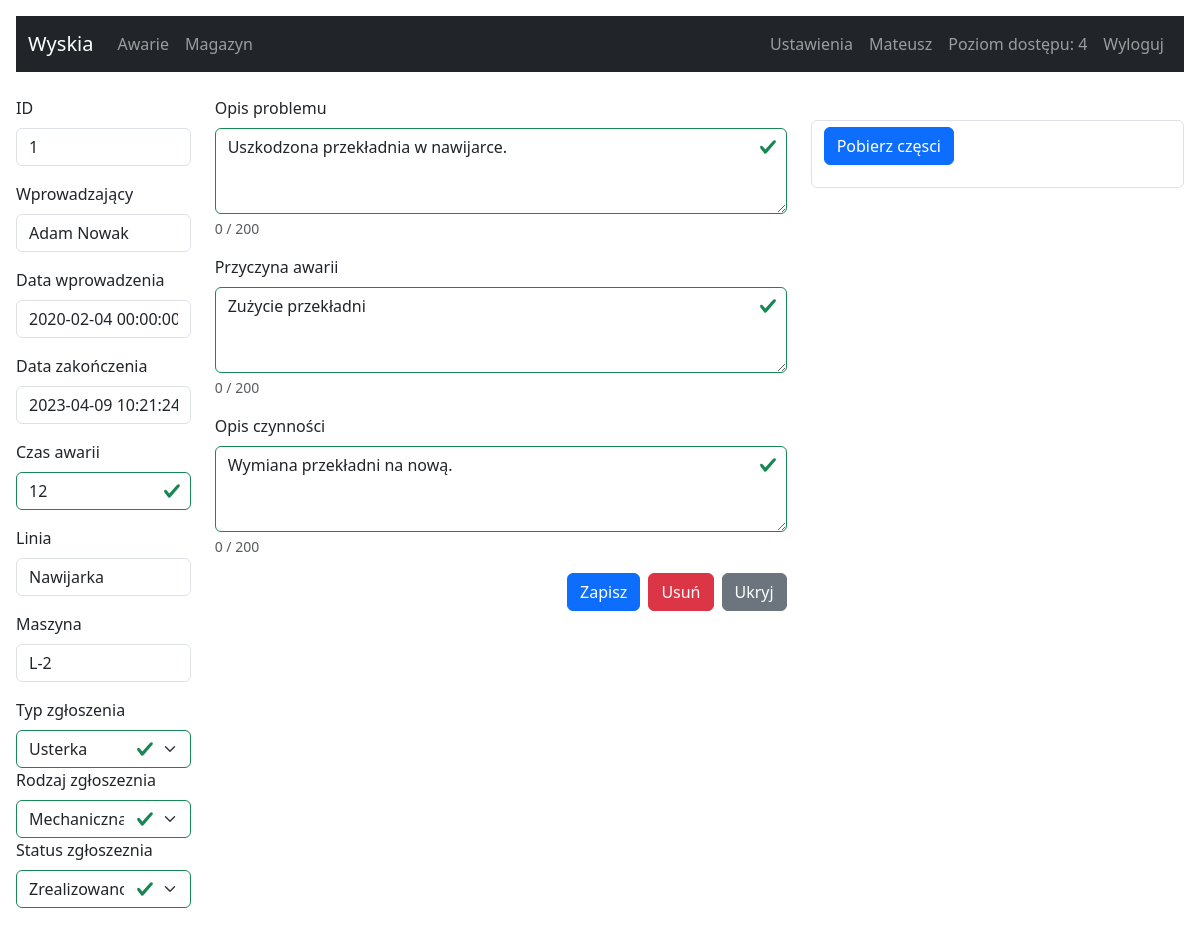
/management-failure?id=1 (signed in), run on the app's committed database.
### tables this page shows
CREATE TABLE users (
		id INTEGER NOT NULL, 
		login VARCHAR(140), 
		password VARCHAR(140),
		rank INTEGER, name TEXT,
		PRIMARY KEY (id)
	);

CREATE TABLE awarie (
	id INTEGER NOT NULL, 
	maszyna VARCHAR(140), 
	linia VARCHAR(140), 
	czas_start DATETIME, 
	czas_stop DATETIME, 
	operator VARCHAR(100), 
	mechanik VARCHAR(100), 
	zgloszenie VARCHAR(140), 
	opis TEXT, 
	typ INTEGER, 
	status INTEGER, 
	rodzaj INTEGER, 
	czas_trwania INTEGER, 
	requestor VARCHAR(100), 
	przyczyna VARCHAR(140), 
	zatw VARCHAR(100), 
	case_id TEXT, 
	PRIMARY KEY (id)
);

### app.py (the view, shortened to what this page needs)
@app.route('/management-failure', methods = ['POST', 'GET'])
@flask_login.login_required
def failures():
   rows_per_page = 30   # Ilość zgłoszeń na stronie
   id_db = request.args.get('id', default = '', type = int)
   action = request.args.get('action', default = '', type = str)
   nr_page = request.args.get('page', default = 1, type = int)
   search = request.args.get('search', default = '', type = str)
   if action == "save":
      rows = {}
      rows.clear()
      rows['update_id'] = request.args.get('update_id', default = '', type = str)
      rows['requestor'] = request.args.get('requestor', default = '', type = str)
      rows['czas_start'] = request.args.get('czas_start', default = '', type = str)
      rows['czas_stop'] = request.args.get('czas_stop', default = '', type = str)
      rows['czas_trwania'] = request.args.get('czas_trwania', default = '', type = str)
      rows['status'] = request.args.get('status', default = '', type = str)
      rows['przyczyna'] = request.args.get('przyczyna', default = '', type = str)
      rows['opis'] = request.args.get('opis', default = '', type = str)
      rows['linia'] = request.args.get('linia', default = '', type = str)
      rows['maszyna'] = request.args.get('maszyna', default = '', type = str)
      rows['rodzaj'] = request.args.get('rodzaj', default = '', type = str)
      rows['typ'] = request.args.get('typ', default = '', type = str)
      rows['zgloszenie'] = request.args.get('zgloszenie', default = '', type = str)
      rows['part_new'] = request.args.get('part_new', default = '', type = str)  # TODO JESZCZE nie dodano do bazy danych
      rows['part_reg'] = request.args.get('part_reg', default = '', type = str)  # TODO JESZCZE nie dodano do bazy danych
      print("part_new:", rows['part_new'], "part_reg:", rows['part_reg'])
      currentDateTime = datetime.datetime.now().strftime("%Y-%m-%d %H:%M:%S")
      query_update = f"UPDATE awarie SET requestor='{rows['requestor']}', czas_start='{rows['czas_start']}', czas_stop='{currentDateTime}', czas_trwania='{rows['czas_trwania']}', linia='{rows['linia']}', maszyna='{rows['maszyna']}', typ='{rows['typ']}', rodzaj='{rows['rodzaj']}', status='{rows['status']}', zgloszenie='{rows['zgloszenie']}', przyczyna='{rows['przyczyna']}', opis='{rows['opis']}' WHERE id='{rows['update_id']}'"
      sql_update(query_update)
      return redirect('/management-failure')
   elif id_db and action == 'delete':  #HACK and flask_login.current_user.rank >= 3
      query_delete = f"DELETE FROM awarie WHERE id='{id_db}'"
      sql_delete(query_delete)
      return render_template('delete.html')
   elif id_db and not action:
      query_select = f"SELECT * FROM awarie WHERE id LIKE '{id_db}'"
      row = sql_select(query_select)
      row_dict = delete_none(row)
      query_select = "SELECT * FROM warehouse ORDER BY nazwa DESC"
      rows = sql_select(query_select)
      return render_template('failures.html', row = row_dict, rows=rows)

### app.py (called while the page is built)
def get_db_connection():
   con = sql.connect('wsb.sqlite')
   con.row_factory = sql.Row
   return con

def sql_select(query_select):
   con = get_db_connection()
   cur = con.cursor()
   cur.execute(query_select)
   row = cur.fetchall()
   con.close()
   return row

def delete_none(row):
   row_dict = dict(row[0])
   for key, value in row_dict.items():
      if value is None:
         row_dict[key] = ""
   return row_dict

@login_manager.user_loader
def user_loader(login_email):
   if login_email not in users:
      return
   user = User()
   user.id = login_email
   user.rank = users[login_email]['rank']
   user.name = users[login_email]['name']
   return user

### templates/failures.html (shortened to what this page needs)
{% extends 'base.html' %}
{% block content %}
<form method="post">
  <div class="row align-items-start ">
    <div class="col-md-2 was-validated">
      <div class="mb-3">
        <label for="disabledTextInput" class="form-label">ID</label>
        <input type="text" name="update_id" id="update_id" class="form-control" value="{{ row['id'] }}" readonly>
      </div>
      <div class="mb-3">
        <label for="disabledTextInput" class="form-label">Wprowadzający</label>
        <input type="text" name="requestor" id="requestor" class="form-control" value="{{ row['requestor'] }}" readonly>
      </div>
      <div class="mb-3">
        <label for="disabledTextInput" class="form-label">Data wprowadzenia</label>
        <input type="text" name="czas_start" id="czas_start" class="form-control" value="{{ row['czas_start'] }}" readonly>
      </div>
      <div class="mb-3">
        <label for="disabledTextInput" class="form-label">Data zakończenia</label>
        <input type="text" name="czas_stop" id="czas_stop" class="form-control" value="{{ row['czas_stop'] }} " readonly>
      </div>
      <div class="mb-3">
        <label for="disabledTextInput" class="form-label">Czas awarii</label>
        <input type="text" name="czas_trwania" id="czas_trwania" class="form-control" maxlength="4" value="{{ row['czas_trwania'] }}"
          required>
      </div>
      <div class="mb-3">
        <label for="disabledTextInput" class="form-label">Linia</label>
        <input type="text" name="linia" id="linia" class="form-control" value="{{ row['linia'] }}" readonly>
      </div>
      <div class="mb-3">
        <label for="disabledTextInput" class="form-label">Maszyna</label>
        <input type="text" name="maszyna" id="maszyna" class="form-control" value="{{ row['maszyna'] }}" readonly>
      </div>
    {%if row['typ']!=5 %}
      <label for="disabledTextInput" class="form-label" >Typ zgłoszenia</label>
      <select class="form-select" name="typ" id="typ" >
        <option value="2" {%if row['typ']==2 %} selected {%endif%}>Usterka</option>
      </select>
      {%else %}
      <label for="disabledTextInput" class="form-label" >Typ zgłoszenia</label>
      <select class="form-select" name="typ" id="typ"  readonly>
        <option value="5" >Przegląd techniczny</option>
      </select>
      {%endif%}
      <label for="disabledTextInput" class="form-label">Rodzaj zgłoszeznia</label>
      <select class="form-select" name="rodzaj" id="rodzaj" >
        <option value="1" {%if row['rodzaj']==1 %} selected {%endif%}>Mechaniczna</option>
      </select>
      <label for="disabledTextInput" class="form-label">Status zgłoszeznia</label>
      <select class="form-select" name="status" id="status" >
        <option value="1" {%if row['status']==1 %} selected {%endif%}>Zrealizowano</option>
      </select>
    </div>
    <div class="col-md-6">
      <div class="mb-3 was-validated">
        <label class="form-label">Opis problemu</label>
        <textarea class="form-control" name="zgloszenie" id="zgloszenie" rows="3" maxlength="200"
          required>{{ row['zgloszenie'] }}</textarea>
        <div id="count_zgloszenie" class="form-text"></div>
      </div>
      <div class="mb-3 was-validated">
        <label class="form-label">Przyczyna awarii</label>
        <textarea class="form-control" name="przyczyna" id="przyczyna" rows="3" maxlength="200"
          required>{{ row['przyczyna'] }}</textarea>
        <div id="count_przyczyna" class="form-text"></div>
      </div>
      <div class="mb-3 was-validated">
        <label class="form-label">Opis czynności</label>
        <textarea class="form-control" name="opis" id="opis" rows="3" maxlength="200"
          required>{{ row['opis'] }}</textarea>
        <div id="count_opis" class="form-text"></div>
      </div>
      <div class="d-grid gap-2 d-md-flex justify-content-md-end">
        {%if current_user.rank >= 2 %}
        <button type="button" class="btn btn-primary" id="saveButton">Zapisz</button>
        {%endif%}
        {%if current_user.rank >= 3 %}
        <a href="?action=delete&id={{row['id']}}" type="submit" class="btn btn-danger" formnovalidate>Usuń</a>
        {%endif%}
        <a href="/management-failure" type="submit" class="btn btn-secondary" formnovalidate>Ukryj</a>
      </div>
    </div>
    <div class="col-md-4">
      <br>
      <div class="form-control">
      <div class="mb-3">
        <button type="button" class="btn btn-primary" data-bs-toggle="modal" data-bs-target="#takePart">Pobierz częsci</button>
        </div>
      </div>
    </div>
  </div>
</form>
<br>
{% endblock %}

### templates/navbar.html (shortened to what this page needs)
<nav class="navbar navbar-expand-lg navbar-dark bg-dark">
  <div class="container-fluid">
    <a class="navbar-brand" href="/">Wyskia</a>
    <div class="collapse navbar-collapse" id="navbarSupportedContent">
      <ul class="navbar-nav me-auto mb-2 mb-lg-0">
        <li class="nav-item">
          <a class="nav-link" href="/management-failure">Awarie</a>
        </li>
        <li class="nav-item">
          <a class="nav-link" href="/management-warehouse">Magazyn</a>
        </li>
      </ul>
      <ul class="navbar-nav me-right mb-2 mb-lg-0">
        <li class="nav-item">
          <a class="nav-link" href="/settings">Ustawienia</a>
        </li>
        <li class="nav-item">
          <a class="nav-link" disabled> {{ current_user.id }}</a>
        </li>
        <li class="nav-item">
          <a class="nav-link" disabled> Poziom dostępu: {{ current_user.rank }}</a>
        </li>
        <li class="nav-item">
          <a class="nav-link" href="/logout">Wyloguj</a>
        </li>
      </ul>
    </div>
  </div>
</nav>

### data on the page
users: rank "4"
awarie: update_id "1", requestor "Adam Nowak", czas_start "2020-02-04 00:00:00", czas_stop "2023-04-09 10:21:24", czas_trwania "12", linia "Nawijarka", maszyna "L-2", typ "Usterka", rodzaj "Mechaniczna", status "Zrealizowano", zgloszenie "Uszkodzona przekładnia w nawijarce.", przyczyna "Zużycie przekładni", opis "Wymiana przekładni na nową."

### other printed values
{{ current_user.id }} "Mateusz"
